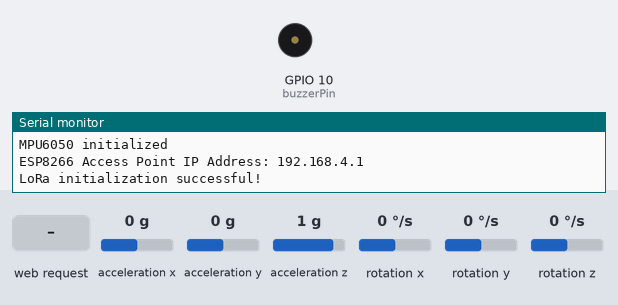
Recording of a sketch running on a simulated ESP8266 (NodeMCU). On the bench: buzzer (waves = sounding, pin HIGH), the last lines printed to the serial monitor. Inputs (shaded band) come from the test bench; at power-on: acceleration x 0 g, acceleration y 0 g, acceleration z 1 g, rotation x 0 °/s, rotation y 0 °/s, rotation z 0 °/s. No radio packets arrive unless stated.

Above: at 1.2 s.
1.3 s: HTTP request GET /sos received
At 2.1 s:
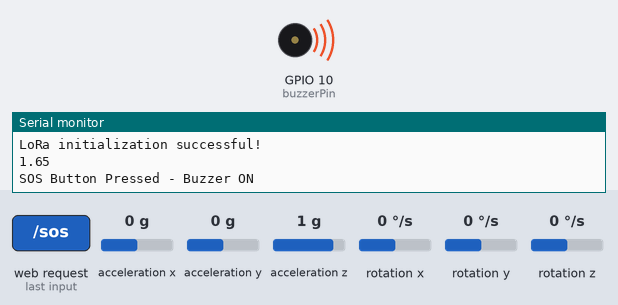
Timing chart, 0 to 4.3 s (numbered marks = the images above; inputs shaded):
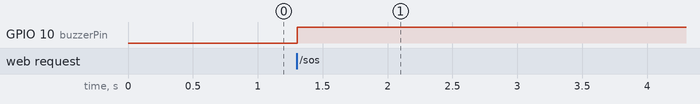

Measured:
- after the input at 1.3 s, GPIO 10 (buzzerPin): LOW → HIGH at once

The sketch:

Helmet_ESP8266_Code.ino
```cpp
#include <ESP8266WiFi.h>
#include <DHT.h>
#include <Wire.h>
#include <MPU6050.h>
#include <SPI.h>
#include <LoRa.h>

#define ss 15
#define rst 16
#define dio0 5

// DHT sensor setup
#define DHTPIN 4       // DHT11 data pin connected to GPIO10 (S3 on NodeMCU)
#define DHTTYPE DHT11  // DHT11 sensor type
DHT dht(DHTPIN, DHTTYPE);

const int gasSensorPin = A0;  // Analog pin connected to the MQ-4 sensor
const int buzzerPin = 10;     // GPIO10
// Calibration constants
const float airValue = 0.7;  // Voltage in clean air (calibrate as needed)
const float gasThreshold = 60;

String json;

const float fallThreshold = 300000;  // Adjust this value to suit your needs (in m/s^3)
const int sampleInterval = 10;      // Interval in milliseconds between readings
MPU6050 mpu;

// Define pins for I2C
#define SDA_PIN 2  // GPIO2 (D4 on NodeMCU)
#define SCL_PIN 0  // GPIO0 (D3 on NodeMCU)

// Variables to store previous acceleration values
float prevAccX = 0.0, prevAccY = 0.0, prevAccZ = 0.0;
bool fall_detected = false;
bool gas_detected = false;
float gasConcentration = 0.0;

unsigned long previousMillis = 0;          // Stores the last time the message was sent
const unsigned long delayInterval = 3000;  // Set your delay interval in milliseconds


unsigned long fallStartTime = 0;          // Timestamp of when the fall was first detected
const unsigned long fallDuration = 5000;  // 5 seconds in milliseconds

// Wi-Fi Access Point credentials
const char *ssid = "Smart Helmet 01";  // AP Wi-Fi name
const char *password = "1234567890";   // AP Wi-Fi password

WiFiServer server(80);

void initializeMPU() {
  mpu.initialize();
  if (!mpu.testConnection()) {
    Serial.println("MPU6050 connection failed");
    while (1)
      ;
  }
  Serial.println("MPU6050 initialized");
}

void initLoRa() {
  LoRa.setPins(ss, rst, dio0);

  // Retry mechanism to initialize LoRa
  while (!LoRa.begin(433E6)) {
    Serial.println("Starting LoRa failed! Retrying...");
    delay(1000);
  }

  Serial.println("LoRa initialization successful!");
}

void setup() {
  Serial.begin(115200);
  dht.begin();

  Wire.begin(SDA_PIN, SCL_PIN);  // Initialize I2C with SDA and SCL pins
  initializeMPU();               // Initialize the MPU6050

  pinMode(gasSensorPin, INPUT);
  pinMode(buzzerPin, OUTPUT);

  // Start ESP8266 as Access Point
  WiFi.softAP(ssid, password);

  // Start the server
  server.begin();

  // Print ESP8266 AP IP address
  Serial.print("ESP8266 Access Point IP Address: ");
  Serial.println(WiFi.softAPIP());

  // Attempt to initialize LoRa module
  initLoRa();
}

void loop() {

  WiFiClient client = server.available();
  if (client) {
    String request = client.readStringUntil('\r');
    client.flush();
    static unsigned long lastTime = 0;
    if (millis() - lastTime >= sampleInterval) {
      lastTime = millis();

      // Verify sensor connection
      if (!mpu.testConnection()) {
        initializeMPU();  // Attempt to reinitialize the sensor
        return;           // Skip this iteration
      }

      // Read accelerometer data
      int16_t ax, ay, az;
      mpu.getAcceleration(&ax, &ay, &az);

      // Convert accelerometer readings from m/s^2 to g (1 g = 9.8 m/s^2)
      float acceleration_mg_x = ax / 9.8;
      float acceleration_mg_y = ay / 9.8;
      float acceleration_mg_z = az / 9.8;

      // Calculate jerk by taking the derivative of acceleration with respect to time
      float jerkX = (acceleration_mg_x - prevAccX) / (sampleInterval / 1000.0);
      float jerkY = (acceleration_mg_y - prevAccY) / (sampleInterval / 1000.0);
      float jerkZ = (acceleration_mg_z - prevAccZ) / (sampleInterval / 1000.0);

      // Update previous acceleration values for the next iteration
      prevAccX = acceleration_mg_x;
      prevAccY = acceleration_mg_y;
      prevAccZ = acceleration_mg_z;

      // Calculate the magnitude of jerk
      float jerkMagnitude = sqrt(jerkX * jerkX + jerkY * jerkY + jerkZ * jerkZ);

      if (jerkMagnitude > fallThreshold) {
        fall_detected = true;
        fallStartTime = millis();  // Record the time when the fall is detected
      }
    }

    // Maintain fall_detected as true for 5 seconds
    if (fall_detected && millis() - fallStartTime > fallDuration) {
      fall_detected = false;  // Reset after 5 seconds
    }

    // Read gas sensor data
    int sensorValue = analogRead(gasSensorPin);
    float sensorVoltage = sensorValue * (3.3 / 1023.0);
    Serial.println(sensorVoltage);
    gasConcentration = (sensorVoltage - airValue) * 100;  // Example formula
         if (gasConcentration < 0) {
             gasConcentration = 0;  // Ensure gasConcentration is non-negative
          }
    gas_detected = gasConcentration > gasThreshold;


    if (request.indexOf("/sos") != -1) {
     digitalWrite(buzzerPin, HIGH);  // Activate buzzer
     Serial.println("SOS Button Pressed - Buzzer ON");
     client.println("HTTP/1.1 200 OK");
     client.println("Content-Type: text/plain; charset=utf-8");
     client.println("Connection: close");
     client.println();
     client.println("SOS activated");
     return;
    }


    // Serve the main page
    if (request.indexOf("/getData") != -1) {
      // Respond with JSON data for AJAX requests
      float temperature = dht.readTemperature();
      float humidity = dht.readHumidity();

      // Check if readings are valid
      if (isnan(temperature) || isnan(humidity)) {
        temperature = -1;  // Indicate an error
        humidity = -1;
      }

      if (gas_detected || temperature > 40.0 || fall_detected) {
        digitalWrite(buzzerPin, HIGH);
      } else {
        digitalWrite(buzzerPin, LOW);
      }

      // Send JSON response
      String json2 = "{\"temperature\":" + String(temperature) + ",\"humidity\":" + String(humidity) + ",\"fall_detected\":\"" + (fall_detected ? "Yes" : "No") + "\",\"gas_detected\":\"" + (gas_detected ? "Yes" : "No") + "\",\"gasConcentration\":" + String(gasConcentration) + "}";

      json = json2;
      client.println("HTTP/1.1 200 OK");
      client.println("Content-Type: application/json; charset=utf-8");
      client.println("Connection: close");
      client.println();
      client.println(json2);

      return;
    } else {
      // Serve the HTML page
      client.println("HTTP/1.1 200 OK");
      client.println("Content-Type: text/html; charset=utf-8");  // UTF-8 encoding
      client.println("Connection: close");
      client.println();
      client.println(R"rawliteral(
        <!DOCTYPE html>
        <html>
        <head>
          <title>Smart Helmet Dashboard</title>
          <style>
            body {
              font-family: Arial, sans-serif;
              margin: 0;
              padding: 0;
              background-color: #f0f0f0;
              color: #333;
            }
            .container {
              max-width: 800px;
              margin: 0 auto;
              padding: 20px;
              text-align: center;
            }
            .card {
              background: #fff;
              border-radius: 8px;
              box-shadow: 0 4px 8px rgba(0, 0, 0, 0.2);
              margin: 20px 0;
              padding: 20px;
              text-align: center;
              transition: 0.3s;
            }
            .card:hover {
              box-shadow: 0 8px 16px rgba(0, 0, 0, 0.2);
            }
            h1 {
              color: #0078d7;
            }
            .status {
              font-size: 1.5em;
              margin: 10px 0;
            }
            .status span {
              font-weight: bold;
            }
            .gas-danger {
              color: red;
            }
            .gas-safe {
              color: green;
            }
            .fall-danger {
              color: red;
            }
            .fall-safe {
              color: green;
            }
            button {
             background-color: #0078d7; /* Button background color */
             color: white;             /* Button text color */
             border: none;             /* Remove border */
             border-radius: 4px;       /* Rounded corners */
             padding: 10px 20px;       /* Padding around the text */
             font-size: 16px;          /* Font size */
             cursor: pointer;          /* Change cursor to pointer on hover */
             transition: background-color 0.3s ease; /* Smooth hover transition */
            }

            button:hover {
             background-color: #005bb5; /* Darker shade for hover effect */
            }

            button:active {
             background-color: #003e80; /* Even darker shade when clicked */
             transform: scale(0.95);    /* Slightly shrink the button on click */
            }

          </style>
          <script>
            function updateData() {
              fetch('/getData')
                .then(response => response.json())
                .then(data => {
                  document.getElementById('temperature').innerText = data.temperature + " °C";
                  document.getElementById('humidity').innerText = data.humidity + " %";
                  document.getElementById('fallStatus').innerText = data.fall_detected;
                  document.getElementById('fallStatus').className = data.fall_detected === "Yes" ? "fall-danger" : "fall-safe";
                  document.getElementById('gasStatus').innerText = data.gas_detected === "Yes" ? "Yes" : "No";
                  document.getElementById('gasConcentration').innerText = data.gasConcentration + " ppm";
                  document.getElementById('gasStatus').className = data.gas_detected === "Yes" ? "gas-danger" : "gas-safe";
                })
                .catch(error => console.error('Error:', error));
            }
            setInterval(updateData, 100); // Update every 100 milisecond
          </script>
        </head>
        <body onload="updateData()">
          <div class="container">
            <h1>Smart Helmet Dashboard</h1>
            <div class="card">
              <h2>Temperature</h2>
              <p class="status"><span id="temperature">Loading...</span></p>
            </div>
            <div class="card">
              <h2>Humidity</h2>
              <p class="status"><span id="humidity">Loading...</span></p>
            </div>
            <div class="card">
              <h2>Fall Detected</h2>
              <p class="status"><span id="fallStatus" class="fall-safe">Loading...</span></p>
            </div>
            <div class="card">
              <h2>Gas Detected</h2>
              <p class="status"><span id="gasStatus" class="gas-safe">Loading...</span></p>
              <p>Gas Concentration: <span id="gasConcentration">Loading...</span></p>
            </div>
            <div class="card">
             <h2>Emergency SOS</h2>
             <p class="status"><button onclick="sendSOS()">Activate SOS</button></p>
            </div>
            <script>
             function sendSOS() {
              fetch('/sos')
               .then(response => {
                 if (response.ok) {
                  alert('SOS activated!');
                 } else {
                   alert('Failed to activate SOS.');
                 }
               })
               .catch(error => console.error('Error:', error));
             }
             </script>
          </div>
        </body>
        </html>
      )rawliteral");
    }
    delay(1);
    client.stop();
  }

  if (digitalRead(buzzerPin) == HIGH) {
    unsigned long currentMillis = millis();

    // Check if the specified time has passed
    if (currentMillis - previousMillis >= delayInterval) {
      previousMillis = currentMillis;  // Update the last time the message was sent

      // Send the LoRa message
      LoRa.beginPacket();
      LoRa.print(F("Helmet 01 Needs Help"));
      LoRa.print(json);
      LoRa.endPacket();

      Serial.println("Data sent via LoRa:");
    }
  }
}
```
